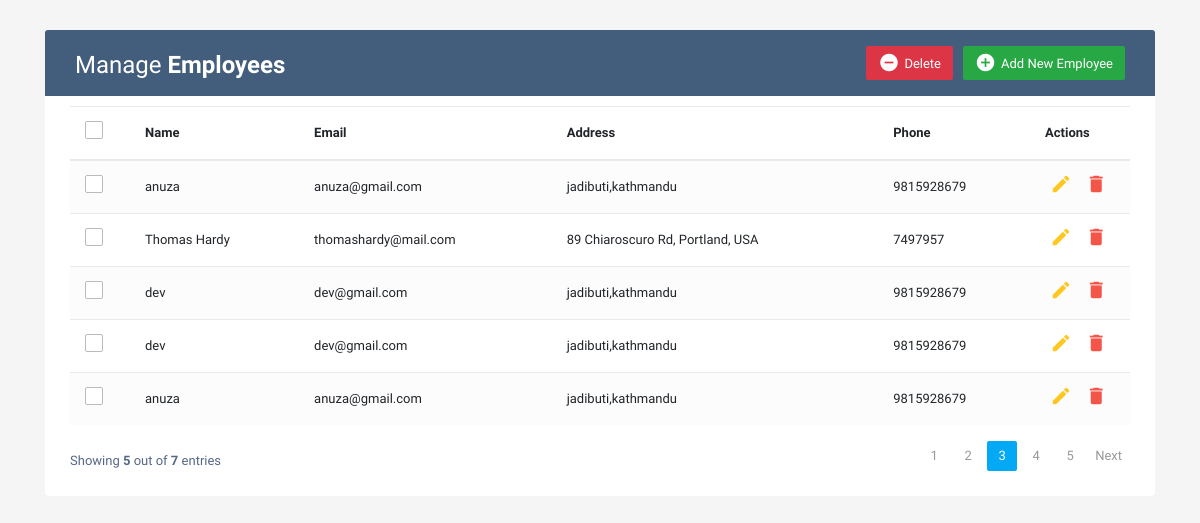
The page / on the database its author committed.
### app/models.py (models this page shows, shortened)
class Employee(models.Model):
    name = models.CharField(max_length=100)
    email = models.EmailField()
    address = models.TextField(max_length=100)
    phone = models.IntegerField()

### app/views.py (the view, shortened to what this page needs)
# urls.py: path("", views.INDEX, name="index"),
def INDEX(request):
    employee = Employee.objects.all().order_by("-id")
    paginator = Paginator(employee, 5)
    page_number = request.GET.get("page")
    page_obj = paginator.get_page(page_number)
    n=page_obj.end_index()-page_obj.start_index() + 1
    context ={
        'employee':page_obj,
        'n':n,
    }
    return render(request, "app/index.html", context)

### app/templates/app/index.html (shortened to what this page needs)
<!DOCTYPE html>
<html lang="en">
<head>
<link rel="stylesheet" href="https://stackpath.bootstrapcdn.com/bootstrap/4.5.0/css/bootstrap.min.css">
<link rel="stylesheet" href="https://maxcdn.bootstrapcdn.com/font-awesome/4.7.0/css/font-awesome.min.css">
</head>
<body>
<div class="container-xl">
	<div class="table-responsive">
		<div class="table-wrapper">
			<div class="table-title">
				<div class="row">
					<div class="col-sm-6">
						<h2>Manage <b>Employees</b></h2>
					</div>
					<div class="col-sm-6">
						<a href="#addEmployeeModal" class="btn btn-success" data-toggle="modal"><i class="material-icons">&#xE147;</i> <span>Add New Employee</span></a>
						<a href="{% url 'index' %}" type="submit" id="delete_btn" class="btn btn-danger" ><i class="material-icons">&#xE15C;</i> <span>Delete</span></a>
					</div>
				</div>
			</div>
			<table class="table table-striped table-hover">
				<thead>
					<tr>
						<th>
							<span class="custom-checkbox">
								<label for="selectAll"></label>
							</span>
						</th>
						<th>Name</th>
						<th>Email</th>
						<th>Address</th>
						<th>Phone</th>
						<th>Actions</th>
					</tr>
				</thead>
				<tbody>
					{% for i in employee %}
					<tr id="{{i.id}}">
						<td>
							<span class="custom-checkbox">
								<label for="checkbox_{{i.id}}"></label>
							</span>
						</td>
						<td>{{i.name}}</td>
						<td>{{i.email}}</td>
						<td>{{i.address}}</td>
						<td>{{i.phone}}</td>
						<td>
							<a href="#editEmployeeModal-{{forloop.counter}}" class="edit" data-toggle="modal"><i class="material-icons" data-toggle="tooltip" title="Edit">&#xE254;</i></a>
							<a href="#deleteEmployeeModal-{{forloop.counter}}" class="delete" data-toggle="modal" ><i class="material-icons" data-toggle="tooltip" title="Delete">&#xE872;</i></a>
						</td>
					</tr>
					{% endfor %}
				</tbody>
			</table>
			<div class="clearfix">
				<div class="hint-text">Showing <b>{{ n }}</b> out of <b>{{employee.paginator.count}}</b> entries</div>
				<ul class="pagination">
					<li class="page-item"><a href="#" class="page-link">1</a></li>
					<li class="page-item"><a href="#" class="page-link">2</a></li>
					<li class="page-item active"><a href="#" class="page-link">3</a></li>
					<li class="page-item"><a href="#" class="page-link">4</a></li>
					<li class="page-item"><a href="#" class="page-link">5</a></li>
					{% if employee.has_next %}
					<li class="page-item"><a href="?page={{employee.next_page_number}}" class="page-link">Next</a></li>
					{% endif %}
				</ul>
			</div>
		</div>
	</div>
</div>
</body>
</html>

### app/templates/app/index.html (style rules this page uses)
body { color: #566787; background: #f5f5f5; font-family: 'Varela Round', sans-serif; font-size: 13px; }
.table-responsive { margin: 30px 0; }
.table-wrapper { background: #fff; padding: 20px 25px; border-radius: 3px; min-width: 1000px; box-shadow: 0 1px 1px rgba(0,0,0,.05); }
.table-title { padding-bottom: 15px; background: #435d7d; color: #fff; padding: 16px 30px; min-width: 100%; margin: -20px -25px 10px; border-radius: 3px 3px 0 0; }
.table-title h2 { margin: 5px 0 0; font-size: 24px; }
.table-title .btn { color: #fff; float: right; font-size: 13px; border: none; min-width: 50px; border-radius: 2px; border: none; outline: none !important; margin-left: 10px; }
.table-title .btn i { float: left; font-size: 21px; margin-right: 5px; }
.table-title .btn span { float: left; margin-top: 2px; }
table.table tr th, table.table tr td { border-color: #e9e9e9; padding: 12px 15px; vertical-align: middle; }
table.table tr th:first-child { width: 60px; }
table.table tr th:last-child { width: 100px; }
table.table-striped tbody tr:nth-of-type(odd) { background-color: #fcfcfc; }
table.table td:last-child i { opacity: 0.9; font-size: 22px; margin: 0 5px; }
table.table td a { font-weight: bold; color: #566787; display: inline-block; text-decoration: none; outline: none !important; }
table.table td a.edit { color: #FFC107; }
table.table td a.delete { color: #F44336; }
table.table td i { font-size: 19px; }
.pagination { float: right; margin: 0 0 5px; }
.pagination li a { border: none; font-size: 13px; min-width: 30px; min-height: 30px; color: #999; margin: 0 2px; line-height: 30px; border-radius: 2px !important; text-align: center; padding: 0 6px; }
.pagination li.active a, .pagination li.active a.page-link { background: #03A9F4; }
.hint-text { float: left; margin-top: 10px; font-size: 13px; }
.custom-checkbox { position: relative; }
.custom-checkbox label:before { width: 18px; height: 18px; }
.custom-checkbox label:before { content: ''; margin-right: 10px; display: inline-block; vertical-align: text-top; background: white; border: 1px solid #bbb; border-radius: 2px; box-sizing: border-box; z-index: 2; }

### rows shown on the page
Employee: name "anuza", email "anuza@gmail.com", address "jadibuti,kathmandu", phone "9815928679"
Employee: name "Thomas Hardy", email "thomashardy@mail.com", address "89 Chiaroscuro Rd, Portland, USA", phone "7497957"
Employee: name "dev", email "dev@gmail.com", address "jadibuti,kathmandu", phone "9815928679"
Employee: name "dev", email "dev@gmail.com", address "jadibuti,kathmandu", phone "9815928679"
Employee: name "anuza", email "anuza@gmail.com", address "jadibuti,kathmandu", phone "9815928679"

### other values the page prints
{{ n }} "5"
{{ employee.paginator.count }} "7"
